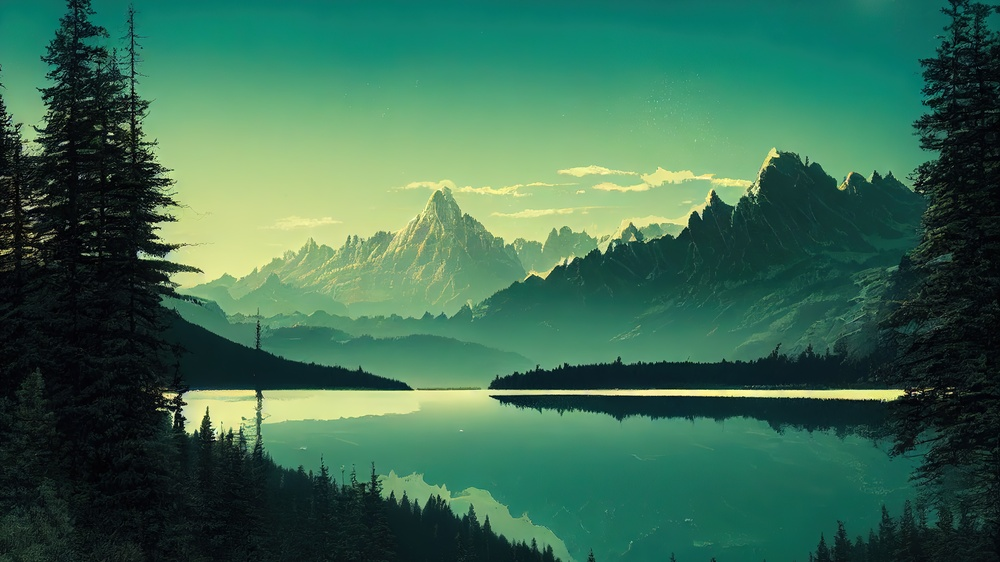
#> input picture image.jpg, 1000 x 562 px, shrunk from 3840 x 2160 before the run
$ python assignment4.py
#> lines starting #> are read from the running program, lines starting #| are printed output that depends on the picture
import cv2
import numpy as np
import matplotlib.pyplot as plt

# Read the grayscale image
image = cv2.imread('image.jpg', cv2.IMREAD_GRAYSCALE)  # Replace 'image.jpg' with your image path
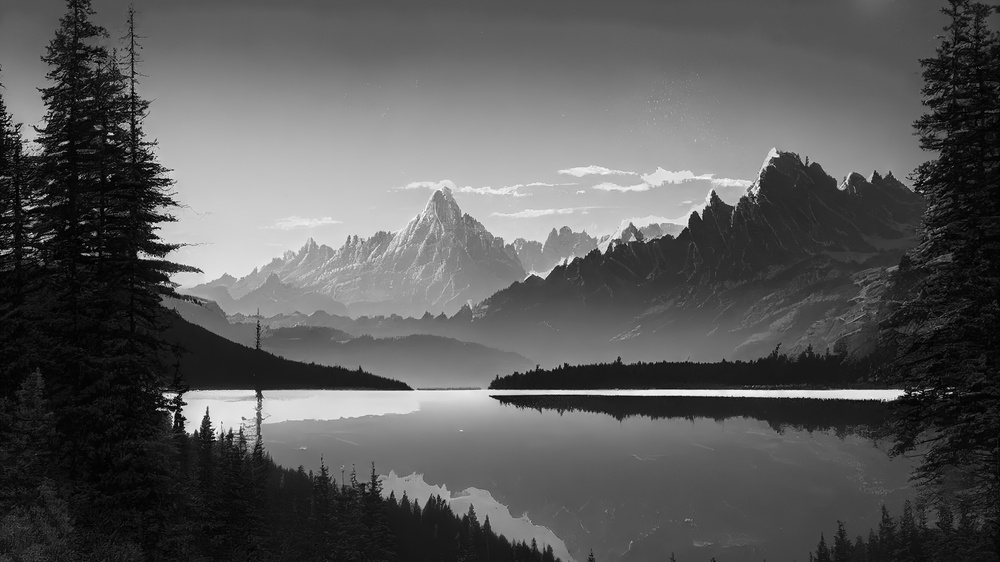
#> image: shape (562, 1000); min 0, max 252, mean 89.5

# Check if the image is loaded correctly
if image is None:
    print("Error: Image not found")
    exit()

# Compute the histogram
histogram = cv2.calcHist([image], [0], None, [256], [0, 256])
#> histogram = 256 values, max 8896 at index 84, min 0 at index 253, mean 2195.3

# Plot the histogram
plt.figure(figsize=(10, 6))
plt.title('Grayscale Histogram')
plt.xlabel('Pixel Intensity')
plt.ylabel('Frequency')
plt.plot(histogram, color='black')
plt.xlim([0, 256])
plt.show()
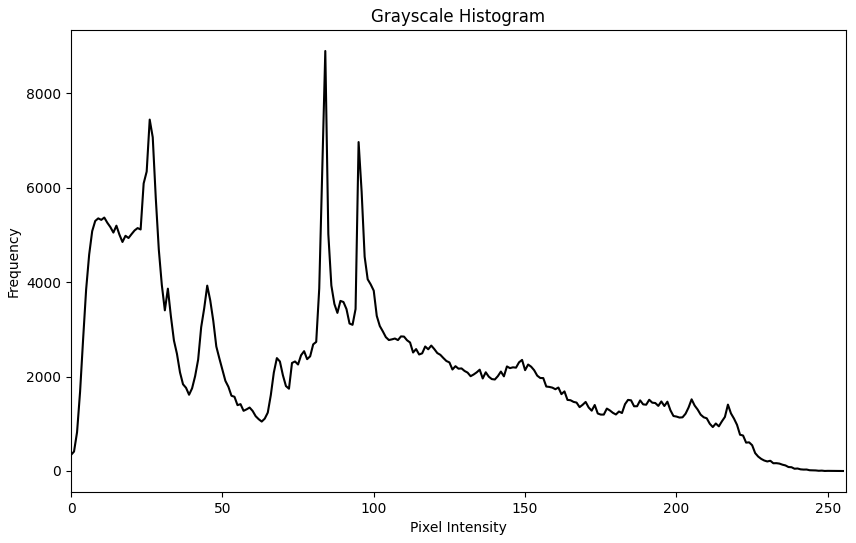
#> figure drawn by matplotlib, 1 panel; curve peaks at x = 84, y = 8896
